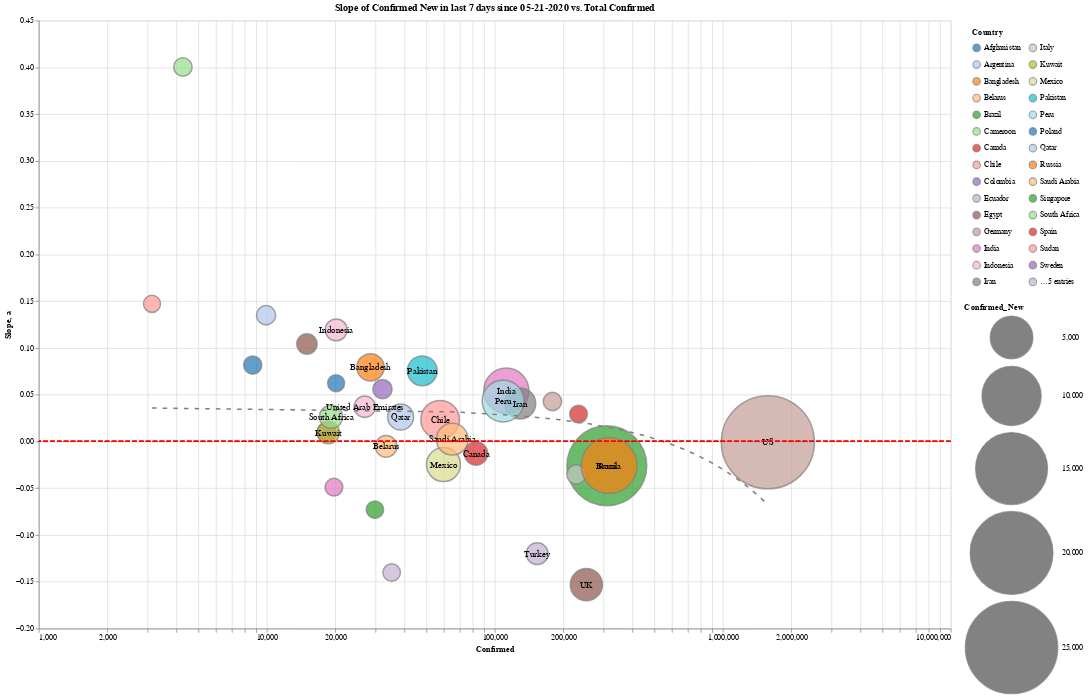

Notebook code for this chart:
### Markdown cell above
# Country Level

### Code cell
slope_chart(country_level, 'Country', 0, xscale='log', limit=400, scale=5, window=7).properties(
    width=1200,
    height=800
).interactive()

### Figure 1 — Vega-Lite specification as saved in the notebook (floating-point values rounded to 4 significant figures)
{"config": {"view": {"continuousWidth": 400, "continuousHeight": 300}}, "layer": [{"mark": {"type": "point", "filled": true, "stroke": "grey"}, "encoding": {"color": {"type": "nominal", "field": "Country", "legend": {"clipHeight": 20, "columns": 2, "padding": 10}, "scale": {"scheme": "category20"}}, "size": {"type": "quantitative", "field": "Confirmed_New", "scale": {"domain": [404.0, 25290.0], "range": [500, 15000]}}, "tooltip": [{"type": "nominal", "field": "Country"}, {"type": "quantitative", "field": "Confirmed"}, {"type": "quantitative", "field": "Slope"}, {"type": "quantitative", "field": "Confirmed_New"}], "x": {"type": "quantitative", "axis": {"offset": 0}, "field": "Confirmed", "scale": {"type": "log"}}, "y": {"type": "quantitative", "field": "Slope"}}, "selection": {"selector054": {"type": "interval", "bind": "scales", "encodings": ["x", "y"]}}, "title": "Slope of Confirmed New in last 7 days since 05-21-2020 vs. Total Confirmed"}, {"mark": "text", "encoding": {"color": {"value": "black"}, "size": {"value": 12}, "text": {"type": "nominal", "field": "Country"}, "tooltip": [{"type": "nominal", "field": "Country"}, {"type": "quantitative", "field": "Confirmed"}, {"type": "quantitative", "field": "Slope"}, {"type": "quantitative", "field": "Confirmed_New"}], "x": {"type": "quantitative", "axis": {"offset": 0}, "field": "Confirmed", "scale": {"type": "log"}}, "y": {"type": "quantitative", "field": "Slope"}}, "title": "Slope of Confirmed New in last 7 days since 05-21-2020 vs. Total Confirmed", "transform": [{"filter": "(datum['Confirmed_New'] > 800)"}]}, {"mark": {"type": "line", "strokeDash": [6, 8]}, "encoding": {"color": {"value": "grey"}, "size": {"value": 2}, "tooltip": [{"type": "nominal", "field": "Country"}, {"type": "quantitative", "field": "Confirmed"}, {"type": "quantitative", "field": "Slope"}, {"type": "quantitative", "field": "Confirmed_New"}], "x": {"type": "quantitative", "axis": {"offset": 0}, "field": "Confirmed", "scale": {"type": "log"}}, "y": {"type": "quantitative", "field": "Slope"}}, "title": "Slope of Confirmed New in last 7 days since 05-21-2020 vs. Total Confirmed", "transform": [{"on": "Confirmed", "regression": "Slope", "method": "poly", "order": 1}]}, {"mark": {"type": "rule", "color": "red", "strokeDash": [6, 3]}, "encoding": {"y": {"type": "quantitative", "field": "a"}}, "transform": [{"calculate": "0", "as": "a"}]}], "data": {"name": "data-25a5d3445a846b657a95d244b789a8d4"}, "height": 800, "width": 1200, "$schema": "https://vega.github.io/schema/vega-lite/v4.0.2.json", "datasets": {"data-25a5d3445a846b657a95d244b789a8d4": [{"Country": "Afghanistan", "Date": "05-21-2020", "Confirmed": 8676.0, "Deaths": 193.0, "Recovered": 938.0, "Confirmed_New": 531.0, "Deaths_New": 6.0, "Recovered_New": 8.0, "Active": 7545.0, "Slope": 0.08164}, {"Country": "Argentina", "Date": "05-21-2020", "Confirmed": 9931.0, "Deaths": 416.0, "Recovered": 3032.0, "Confirmed_New": 648.0, "Deaths_New": 13.0, "Recovered_New": 99.0, "Active": 6483.0, "Slope": 0.1349}, {"Country": "Bangladesh", "Date": "05-21-2020", "Confirmed": 28510.0, "Deaths": 408.0, "Recovered": 5602.0, "Confirmed_New": 1773.0, "Deaths_New": 22.0, "Recovered_New": 395.0, "Active": 22500.0, "Slope": 0.07924}, {"Country": "Belarus", "Date": "05-21-2020", "Confirmed": 33370.0, "Deaths": 185.0, "Recovered": 12060.0, "Confirmed_New": 945.0, "Deaths_New": 6.0, "Recovered_New": 642.0, "Active": 21130.0, "Slope": -0.005235}, {"Country": "Brazil", "Date": "05-21-2020", "Confirmed": 310100.0, "Deaths": 20050.0, "Recovered": 126000.0, "Confirmed_New": 18510.0, "Deaths_New": 1188.0, "Recovered_New": 9277.0, "Active": 164100.0, "Slope": -0.02597}, {"Country": "Cameroon", "Date": "05-21-2020", "Confirmed": 4288.0, "Deaths": 156.0, "Recovered": 1808.0, "Confirmed_New": 555.0, "Deaths_New": 10.0, "Recovered_New": 213.0, "Active": 2324.0, "Slope": 0.4003}, {"Country": "Canada", "Date": "05-21-2020", "Confirmed": 82740.0, "Deaths": 6267.0, "Recovered": 41730.0, "Confirmed_New": 1167.0, "Deaths_New": 117.0, "Recovered_New": 938.0, "Active": 34740.0, "Slope": -0.01292}, {"Country": "Chile", "Date": "05-21-2020", "Confirmed": 57580.0, "Deaths": 589.0, "Recovered": 23990.0, "Confirmed_New": 3964.0, "Deaths_New": 45.0, "Recovered_New": 1488.0, "Active": 33000.0, "Slope": 0.02327}, {"Country": "Colombia", "Date": "05-21-2020", "Confirmed": 18330.0, "Deaths": 652.0, "Recovered": 4431.0, "Confirmed_New": 643.0, "Deaths_New": 22.0, "Recovered_New": 175.0, "Active": 13250.0, "Slope": 0.00963}, {"Country": "Ecuador", "Date": "05-21-2020", "Confirmed": 35310.0, "Deaths": 2939.0, "Recovered": 3557.0, "Confirmed_New": 452.0, "Deaths_New": 51.0, "Recovered_New": 0.0, "Active": 28810.0, "Slope": -0.1402}, {"Country": "Egypt", "Date": "05-21-2020", "Confirmed": 15000.0, "Deaths": 696.0, "Recovered": 4217.0, "Confirmed_New": 774.0, "Deaths_New": 16.0, "Recovered_New": 223.0, "Active": 10090.0, "Slope": 0.1042}, {"Country": "Germany", "Date": "05-21-2020", "Confirmed": 179000.0, "Deaths": 8203.0, "Recovered": 158100.0, "Confirmed_New": 548.0, "Deaths_New": 59.0, "Recovered_New": 1121.0, "Active": 12730.0, "Slope": 0.0427}, {"Country": "India", "Date": "05-21-2020", "Confirmed": 112400.0, "Deaths": 3435.0, "Recovered": 45300.0, "Confirmed_New": 5609.0, "Deaths_New": 132.0, "Recovered_New": 3002.0, "Active": 63620.0, "Slope": 0.05431}, {"Country": "Indonesia", "Date": "05-21-2020", "Confirmed": 20160.0, "Deaths": 1278.0, "Recovered": 4838.0, "Confirmed_New": 973.0, "Deaths_New": 36.0, "Recovered_New": 263.0, "Active": 14050.0, "Slope": 0.1193}, {"Country": "Iran", "Date": "05-21-2020", "Confirmed": 129300.0, "Deaths": 7249.0, "Recovered": 100600.0, "Confirmed_New": 2392.0, "Deaths_New": 66.0, "Recovered_New": 1756.0, "Active": 21530.0, "Slope": 0.04058}, {"Country": "Italy", "Date": "05-21-2020", "Confirmed": 228000.0, "Deaths": 32490.0, "Recovered": 134600.0, "Confirmed_New": 642.0, "Deaths_New": 156.0, "Recovered_New": 2278.0, "Active": 60960.0, "Slope": -0.03522}, {"Country": "Kuwait", "Date": "05-21-2020", "Confirmed": 18610.0, "Deaths": 129.0, "Recovered": 5205.0, "Confirmed_New": 1041.0, "Deaths_New": 5.0, "Recovered_New": 320.0, "Active": 13280.0, "Slope": 0.009459}, {"Country": "Mexico", "Date": "05-21-2020", "Confirmed": 59570.0, "Deaths": 6510.0, "Recovered": 40150.0, "Confirmed_New": 2973.0, "Deaths_New": 420.0, "Recovered_New": 1733.0, "Active": 12900.0, "Slope": -0.02474}, {"Country": "Pakistan", "Date": "05-21-2020", "Confirmed": 48090.0, "Deaths": 1017.0, "Recovered": 14160.0, "Confirmed_New": 2193.0, "Deaths_New": 32.0, "Recovered_New": 1054.0, "Active": 32920.0, "Slope": 0.07548}, {"Country": "Peru", "Date": "05-21-2020", "Confirmed": 108800.0, "Deaths": 3148.0, "Recovered": 43590.0, "Confirmed_New": 4749.0, "Deaths_New": 124.0, "Recovered_New": 1619.0, "Active": 62030.0, "Slope": 0.0432}, {"Country": "Poland", "Date": "05-21-2020", "Confirmed": 20140.0, "Deaths": 972.0, "Recovered": 8452.0, "Confirmed_New": 404.0, "Deaths_New": 10.0, "Recovered_New": 269.0, "Active": 10720.0, "Slope": 0.0622}, {"Country": "Qatar", "Date": "05-21-2020", "Confirmed": 38650.0, "Deaths": 17.0, "Recovered": 7288.0, "Confirmed_New": 1554.0, "Deaths_New": 1.0, "Recovered_New": 688.0, "Active": 31350.0, "Slope": 0.02603}, {"Country": "Russia", "Date": "05-21-2020", "Confirmed": 317600.0, "Deaths": 3099.0, "Recovered": 92680.0, "Confirmed_New": 8849.0, "Deaths_New": 127.0, "Recovered_New": 7289.0, "Active": 221800.0, "Slope": -0.0257}, {"Country": "Saudi Arabia", "Date": "05-21-2020", "Confirmed": 65080.0, "Deaths": 351.0, "Recovered": 36040.0, "Confirmed_New": 2532.0, "Deaths_New": 12.0, "Recovered_New": 2562.0, "Active": 28690.0, "Slope": 0.002472}, {"Country": "Singapore", "Date": "05-21-2020", "Confirmed": 29810.0, "Deaths": 23.0, "Recovered": 12120.0, "Confirmed_New": 448.0, "Deaths_New": 1.0, "Recovered_New": 910.0, "Active": 17670.0, "Slope": -0.07293}, {"Country": "South Africa", "Date": "05-21-2020", "Confirmed": 19140.0, "Deaths": 369.0, "Recovered": 8950.0, "Confirmed_New": 1134.0, "Deaths_New": 30.0, "Recovered_New": 0.0, "Active": 9818.0, "Slope": 0.02637}, {"Country": "Spain", "Date": "05-21-2020", "Confirmed": 233000.0, "Deaths": 27940.0, "Recovered": 150400.0, "Confirmed_New": 482.0, "Deaths_New": 52.0, "Recovered_New": 0.0, "Active": 54720.0, "Slope": 0.02924}, {"Country": "Sudan", "Date": "05-21-2020", "Confirmed": 3138.0, "Deaths": 121.0, "Recovered": 309.0, "Confirmed_New": 410.0, "Deaths_New": 10.0, "Recovered_New": 23.0, "Active": 2708.0, "Slope": 0.1471}, {"Country": "Sweden", "Date": "05-21-2020", "Confirmed": 32170.0, "Deaths": 3871.0, "Recovered": 4971.0, "Confirmed_New": 649.0, "Deaths_New": 40.0, "Recovered_New": 0.0, "Active": 23330.0, "Slope": 0.05589}, {"Country": "Turkey", "Date": "05-21-2020", "Confirmed": 153500.0, "Deaths": 4249.0, "Recovered": 115000.0, "Confirmed_New": 961.0, "Deaths_New": 27.0, "Recovered_New": 1003.0, "Active": 34310.0, "Slope": -0.1199}, {"Country": "UK", "Date": "05-21-2020", "Confirmed": 252200.0, "Deaths": 36120.0, "Recovered": 1134.0, "Confirmed_New": 2627.0, "Deaths_New": 338.0, "Recovered_New": 18.0, "Active": 215000.0, "Slope": -0.1531}, {"Country": "US", "Date": "05-21-2020", "Confirmed": 1577000.0, "Deaths": 94700.0, "Recovered": 298400.0, "Confirmed_New": 25290.0, "Deaths_New": 1263.0, "Recovered_New": 4106.0, "Active": 1184000.0, "Slope": -0.0008584}, {"Country": "Ukraine", "Date": "05-21-2020", "Confirmed": 19710.0, "Deaths": 579.0, "Recovered": 6227.0, "Confirmed_New": 476.0, "Deaths_New": 15.0, "Recovered_New": 272.0, "Active": 12900.0, "Slope": -0.04891}, {"Country": "United Arab Emirates", "Date": "05-21-2020", "Confirmed": 26900.0, "Deaths": 237.0, "Recovered": 12760.0, "Confirmed_New": 894.0, "Deaths_New": 4.0, "Recovered_New": 946.0, "Active": 13910.0, "Slope": 0.03711}]}}
